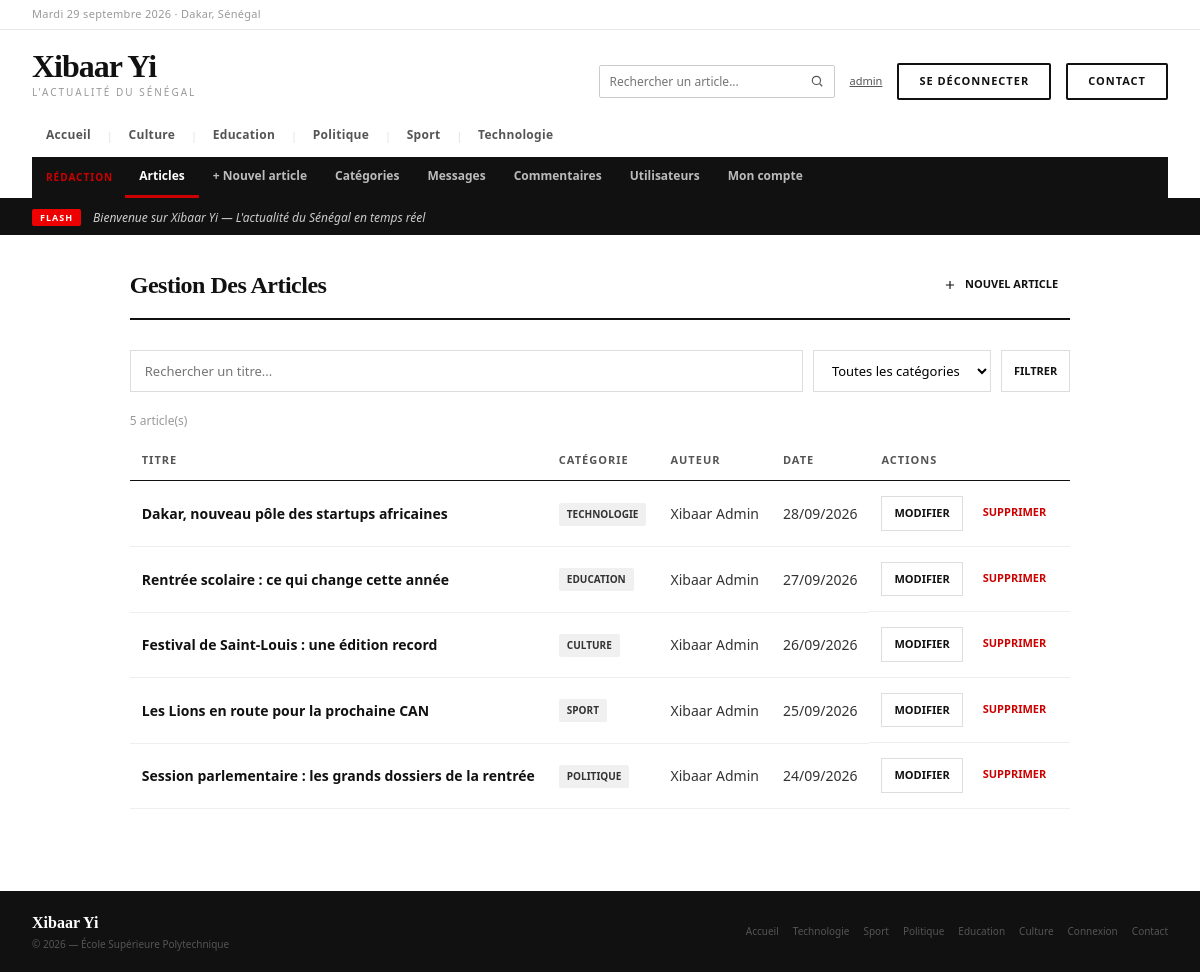
The app's page /admin/articles/liste.php (signed in) with its own data.
### tables this page shows
CREATE TABLE IF NOT EXISTS categories (
    id  INT AUTO_INCREMENT PRIMARY KEY,
    nom VARCHAR(100) NOT NULL UNIQUE
);

CREATE TABLE IF NOT EXISTS articles (
    id                 INT AUTO_INCREMENT PRIMARY KEY,
    titre              VARCHAR(255) NOT NULL,
    description_courte TEXT NOT NULL,
    contenu            LONGTEXT NOT NULL,
    image              VARCHAR(255) DEFAULT '',
    date_publication   DATETIME NOT NULL DEFAULT CURRENT_TIMESTAMP,
    vues               INT NOT NULL DEFAULT 0,
    id_categorie       INT NOT NULL,
    id_auteur          INT NOT NULL,
    FOREIGN KEY (id_categorie) REFERENCES categories(id) ON DELETE CASCADE,
    FOREIGN KEY (id_auteur)    REFERENCES utilisateurs(id) ON DELETE CASCADE
);

### includes/config.php (called while the page is built, shortened)
<?php
function url($chemin = '')
{
    return BASE_URL . '/' . ltrim($chemin, '/');
}

### public/admin/articles/liste.php (the view, shortened to what this page needs)
<?php
require_once __DIR__ . '/../../../includes/auth.php';
$recherche    = trim($_GET['q'] ?? '');
$conditions = [];
$params     = [];
$where = $conditions ? 'WHERE ' . implode(' AND ', $conditions) : '';
$stmt = $pdo->prepare("
    SELECT a.id, a.titre, a.date_publication,
           c.nom AS categorie_nom,
           CONCAT(u.prenom, ' ', u.nom) AS auteur_nom
    FROM articles a
    JOIN categories c   ON a.id_categorie = c.id
    JOIN utilisateurs u ON a.id_auteur = u.id
    $where
    ORDER BY a.date_publication DESC
");
$stmt->execute($params);
$articles = $stmt->fetchAll(PDO::FETCH_ASSOC);
include __DIR__ . '/../../../includes/entete.php';
?>
<div style="max-width:1100px; margin:32px auto; padding:0 24px;">
    <div class="page-header">
        <h1 class="page-title">Gestion des articles</h1>
        <a href="<?= url('admin/articles/ajouter.php') ?>" class="btn btn-primary">
            <svg width="14" height="14" viewBox="0 0 24 24" fill="none" stroke="currentColor" stroke-width="2"><path d="M12 5v14M5 12h14"/></svg>
            Nouvel article
        </a>
    </div>
    <form method="GET" action="<?= url('admin/articles/liste.php') ?>"
          style="display:flex; gap:10px; flex-wrap:wrap; margin-bottom:20px;">
        <input type="text" name="q" value="<?= htmlspecialchars($recherche) ?>" placeholder="Rechercher un titre..."
               style="flex:1; min-width:200px; padding:10px 14px; border:1px solid #ddd; font-size:13px; font-family:inherit;">
        <select name="categorie" style="padding:10px 14px; border:1px solid #ddd; font-size:13px; font-family:inherit; background:#fff;">
            <option value="0">Toutes les catégories</option>
        </select>
        <button type="submit" class="btn btn-secondary" style="cursor:pointer; font-family:inherit;">Filtrer</button>
    </form>
    <p style="font-size:12px; color:#999; margin-bottom:10px;"><?= count($articles) ?> article(s)</p>
    <?php if (empty($articles)) : ?>
        <p style="font-size:13px; color:#999;">Aucun article trouvé.</p>
    <?php else : ?>
    <table class="table">
        <thead>
            <tr>
                <th>Titre</th>
                <th>Catégorie</th>
                <th>Auteur</th>
                <th>Date</th>
                <th>Actions</th>
            </tr>
        </thead>
        <tbody>
            <?php foreach ($articles as $a): ?>
            <tr>
                <td>
                    <a href="<?= url('article.php') ?>?id=<?= $a['id'] ?>" style="color:#111; font-weight:600; text-decoration:none;">
                        <?= htmlspecialchars($a['titre']) ?>
                    </a>
                </td>
                <td><span class="badge"><?= htmlspecialchars($a['categorie_nom']) ?></span></td>
                <td><?= htmlspecialchars($a['auteur_nom']) ?></td>
                <td style="white-space:nowrap;"><?= date('d/m/Y', strtotime($a['date_publication'])) ?></td>
                <td style="display:flex; gap:8px;">
                    <a href="<?= url('admin/articles/modifier.php') ?>?id=<?= $a['id'] ?>" class="btn btn-secondary">Modifier</a>
                    <form method="POST" action="<?= url('admin/articles/supprimer.php') ?>" class="form-inline"
                          onsubmit="return confirm('Supprimer cet article ?')">
                        <button type="submit" class="btn btn-danger">Supprimer</button>
                    </form>
                </td>
            </tr>
            <?php endforeach; ?>
        </tbody>
    </table>
    <?php endif; ?>
</div>
<?php include __DIR__ . '/../../../includes/pied.php'; ?>

### includes/entete.php (shortened to what this page needs)
<?php
require_once __DIR__ . '/config.php';
?>
<!DOCTYPE html>
<html lang="fr">
<head>
    <link rel="stylesheet" href="<?= url('assets/css/style.css') ?>">
</head>
<body>
<div class="site">
    <div class="topbar">
        <div class="topbar-date">
            <?php
            $jours_fr = ['Monday'=>'Lundi','Tuesday'=>'Mardi','Wednesday'=>'Mercredi','Thursday'=>'Jeudi','Friday'=>'Vendredi','Saturday'=>'Samedi','Sunday'=>'Dimanche'];
            $mois_fr = ['January'=>'janvier','February'=>'février','March'=>'mars','April'=>'avril','May'=>'mai','June'=>'juin','July'=>'juillet','August'=>'août','September'=>'septembre','October'=>'octobre','November'=>'novembre','December'=>'décembre'];
            $nom_jour = $jours_fr[date('l')] ?? date('l');
            $nom_mois = $mois_fr[date('F')]  ?? date('F');
            echo $nom_jour . ' ' . date('j') . ' ' . $nom_mois . ' ' . date('Y') . ' · Dakar, Sénégal';
            ?>
        </div>
    </div>
    <div class="header">
        <div class="header-main">
            <a href="<?= url('index.php') ?>" style="text-decoration:none;">
                <div class="logo-wordmark">Xibaar Yi</div>
                <div class="logo-tagline">L'actualité du Sénégal</div>
            </a>
            <div class="header-actions">
                <form method="GET" action="<?= url('index.php') ?>" class="recherche" role="search">
                    <input type="search" name="q" placeholder="Rechercher un article..." aria-label="Rechercher un article"
                           value="<?= htmlspecialchars($_GET['q'] ?? '', ENT_QUOTES, 'UTF-8') ?>">
                    <button type="submit" aria-label="Lancer la recherche">
                        <svg width="14" height="14" viewBox="0 0 24 24" fill="none" stroke="currentColor" stroke-width="2"><circle cx="11" cy="11" r="7"/><path d="M21 21l-4.3-4.3"/></svg>
                    </button>
                </form>
                <?php if (isset($_SESSION['user_role'])) : ?>
                    <a href="<?= url('admin/compte.php') ?>" class="lien-compte" title="Mon compte">
                        <?php echo htmlspecialchars($_SESSION['user_login'], ENT_QUOTES, 'UTF-8'); ?>
                    </a>
                    <a href="<?= url('deconnexion.php') ?>" class="btn-cnx">Se déconnecter</a>
                <?php else : ?>
                    <a href="<?= url('connexion.php') ?>" class="btn-cnx">Se connecter</a>
                <?php endif; ?>
                <a href="<?= url('contact.php') ?>" class="btn-cnx">Contact</a>
            </div>
        </div>
        <nav class="nav-cats">
            <?php $active_all = (basename($_SERVER['SCRIPT_NAME'] ?? '') === 'index.php' && empty($_GET['categorie'])) ? 'active' : ''; ?>
            <a href="<?= url('index.php') ?>" class="<?php echo $active_all; ?>">Accueil</a>
            <?php
            if (isset($pdo)) {
                $stmt_nav = $pdo->query("SELECT id, nom FROM categories ORDER BY nom ASC");
                while ($cat = $stmt_nav->fetch(PDO::FETCH_ASSOC)) {
                    $nom = $cat['nom'];
                    $is_active = (isset($_GET['categorie']) && $_GET['categorie'] === $nom) ? 'active' : '';
                    echo '<span class="sep">|</span>';
                    echo '<a href="' . url('index.php') . '?categorie=' . urlencode($nom) . '" class="' . $is_active . '">';
                    echo htmlspecialchars($nom);
                    echo '</a>';
                }
            }
            ?>
        </nav>
        <?php if (in_array($_SESSION['user_role'] ?? '', ['editeur', 'administrateur'], true)) : ?>
            <?php
            $page_admin = $_SERVER['SCRIPT_NAME'] ?? '';
            $liens_admin = [
                'admin/articles/liste.php'     => 'Articles',
                'admin/articles/ajouter.php'   => '+ Nouvel article',
                'admin/categories/liste.php'   => 'Catégories',
                'admin/messages/liste.php'     => 'Messages',
                'admin/commentaires/liste.php' => 'Commentaires',
            ];
            if ($_SESSION['user_role'] === 'administrateur') {
                $liens_admin['admin/utilisateurs/liste.php'] = 'Utilisateurs';
            }
            $liens_admin['admin/compte.php'] = 'Mon compte';
            $lien_actif = null;
            foreach ($liens_admin as $chemin => $libelle) {
                if (substr($page_admin, -strlen($chemin)) === $chemin) {
                    $lien_actif = $chemin;
                }
            }
            ?>
            <nav class="nav-admin">
                <span class="nav-admin-titre">Rédaction</span>
                <?php foreach ($liens_admin as $chemin => $libelle) : ?>
                    <a href="<?= url($chemin) ?>" class="<?= $chemin === $lien_actif ? 'active' : '' ?>">
                        <?= $libelle ?>
                    </a>
                <?php endforeach; ?>
            </nav>
        <?php endif; ?>
    </div>
    <div class="ticker">
        <div class="ticker-label">FLASH</div>
        <div class="ticker-text">Bienvenue sur Xibaar Yi — L'actualité du Sénégal en temps réel</div>
    </div>

### records on screen
categories: nom "Culture"
categories: nom "Education"
categories: nom "Politique"
categories: nom "Sport"
categories: nom "Technologie"
articles: titre "Dakar, nouveau pôle des startups africaines", id_categorie.nom "TECHNOLOGIE", auteur_nom "Xibaar Admin", date_publication "28/09/2026"
articles: titre "Rentrée scolaire : ce qui change cette année", id_categorie.nom "EDUCATION", auteur_nom "Xibaar Admin", date_publication "27/09/2026"
articles: titre "Festival de Saint-Louis : une édition record", id_categorie.nom "CULTURE", auteur_nom "Xibaar Admin", date_publication "26/09/2026"
articles: titre "Les Lions en route pour la prochaine CAN", id_categorie.nom "SPORT", auteur_nom "Xibaar Admin", date_publication "25/09/2026"
articles: titre "Session parlementaire : les grands dossiers de la rentrée", id_categorie.nom "POLITIQUE", auteur_nom "Xibaar Admin", date_publication "24/09/2026"

### other values on screen
$_SESSION['user_login'] "admin"
$libelle "Articles"
$libelle "+ Nouvel article"
$libelle "Catégories"
$libelle "Messages"
$libelle "Commentaires"
$libelle "Utilisateurs"
$libelle "Mon compte"
count($articles) "5"
